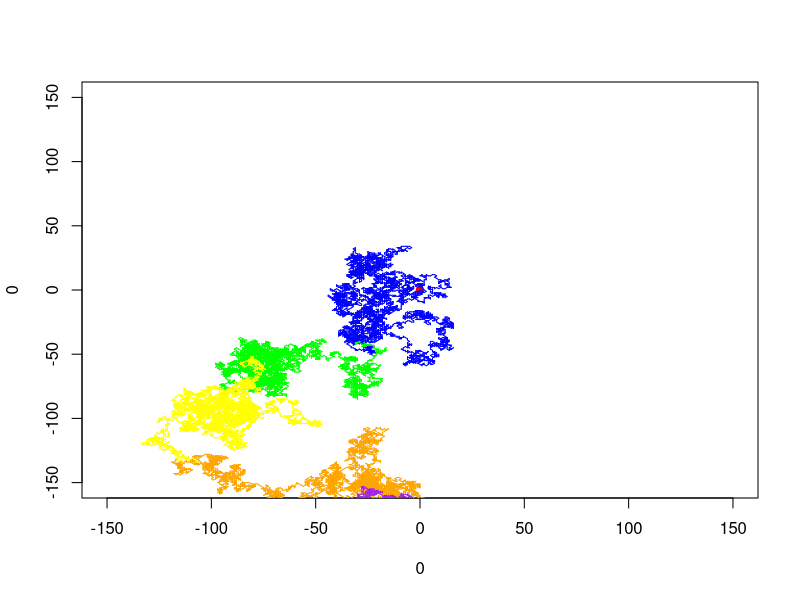

The R script that drew this image:
## ---- chunk 1
library(ggplot2)
## ---- chunk 2
options <- list(
    c(0, 0),
    c(1, 0),
    c(0, 1),
    c(-1, 0),
    c(0, -1),
    c(1, 1),
    c(-1, -1),
    c(-1, 1),
    c(1, -1)
)

simulate_random_walk <- function(k, n) {
    i <- 0
    state <- k
    counter <- 0
    color <- "blue"

    plot(0, 0, xlim = c(-150, 150), ylim = c(-150, 150), col = "red", pch = 19)

    for (i in 1:n) {
        i <- i + 1

        if (i == 0.2 * n) {
            color <- "green"
        }
        if (i == 0.4 * n) {
            color <- "yellow"
        }
        if (i == 0.6 * n) {
            color <- "orange"
        }
        if (i == 0.8 * n) {
            color <- "purple"
        }

        move <- sample(options, 1)[[1]]
        state_old <- state
        state <- state + move
        lines(c(state[1], state_old[1]), c(state[2], state_old[2]), col = color)

        if (state[1] == 0 & state[2] == 0) {
            counter <- counter + 1
        }
    }
    print(counter)
}
## ---- chunk 3
k <- c(0, 0)
n <- 30000

simulate_random_walk(k, n)
